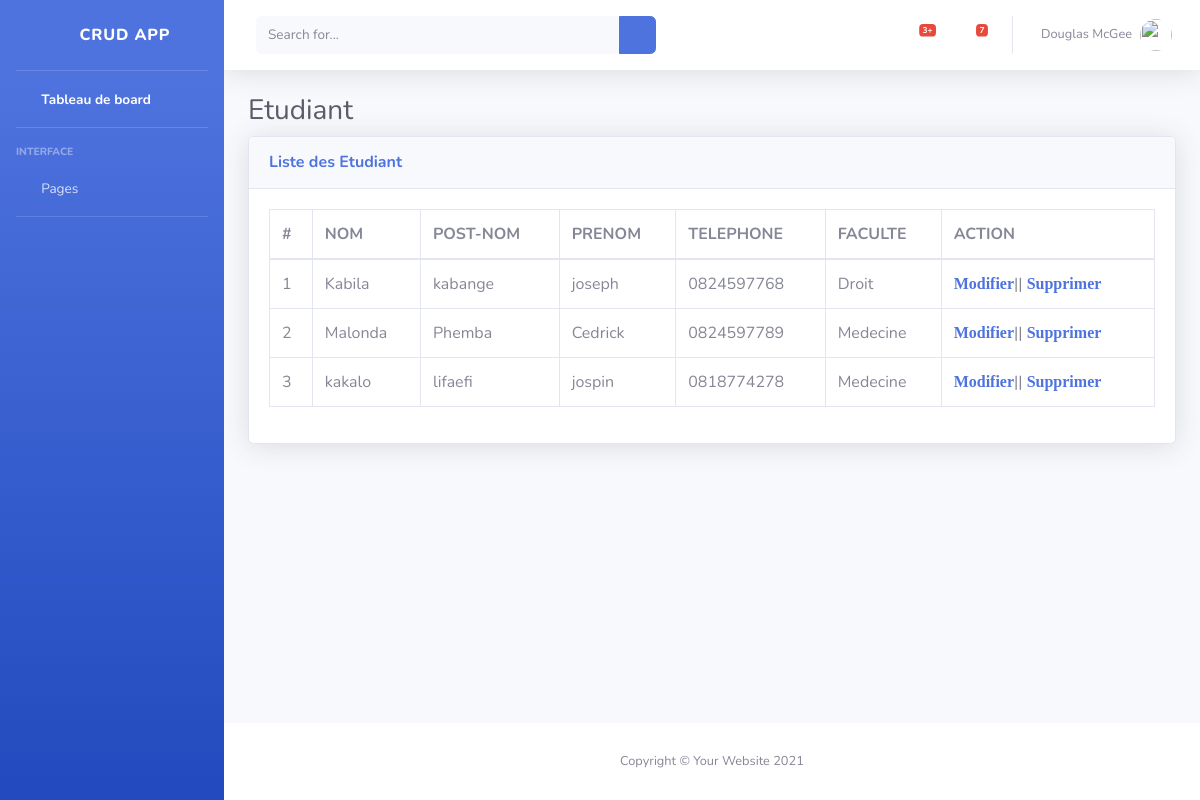
The app's page /etudiant with its own data.
### crud/models.py (models this page shows)
class Etudiant(models.Model):
    nom = models.CharField(max_length=50,blank=True, null=True)
    postnom = models.CharField(max_length=50,blank=True, null=True)
    prenom = models.CharField(max_length=50,blank=True, null=True)
    telephone = models.CharField(max_length=50,blank=True, null=True)
    faculte = models.ForeignKey(Faculte,on_delete=models.CASCADE)

class Faculte(models.Model):
    libfac = models.CharField(max_length=50,blank=True, null=True)

### crud/views.py (the view)
# urls.py: path('etudiant',views.etudiant,name="etudiant"),
def etudiant(request):
    faculte = Faculte.objects.all()
    etudiants = Etudiant.objects.all()
    context = {
      "faculte":faculte,
      "etudiants":etudiants,
    }
    return render(request,'etudiant.html',context)

### templates/etudiant.html
{% extends "layouts/layout.html" %}
{% block content%}
<div class="container-fluid">
    <h1 class="h3 mb-2 text-gray-800">Etudiant</h1>
    <div class="card shadow mb-4">
        <div class="card-header py-3">
            <h6 class="m-0 font-weight-bold text-primary">Liste des Etudiant</h6>
        </div>
        <div class="card-body">
            <div class="table-responsive">
                <table class="table table-bordered" id="dataTable" width="100%" cellspacing="0">
                    <thead>
                        <tr>
                            <th>#</th>
                            <th>NOM</th>
                            <th>POST-NOM</th>
                            <th>PRENOM</th>
                            <th>TELEPHONE</th>
                            <th>FACULTE</th>
                            <th>ACTION</th>
                        </tr>
                    </thead>
                    <tbody>
                        {% for etud in etudiants %}
                        <tr>
                            <td>{{forloop.counter}}</td>
                            <td>{{etud.nom}}</td>
                            <td>{{etud.postnom}}</td>
                            <td>{{etud.prenom}}</td>
                            <td>{{etud.telephone}}</td>
                            <td>{{etud.faculte.libfac}}</td>
                            <td>
                                <a href="/edit/{{etud.id}}"> <i class="fa fa-pencil"> Modifier</i></a>||
                                <a href="/supprimer/{{etud.id}}"> <i class="fa fa-pencil">Supprimer</i></a>
                            </td>
                        </tr>
                      {% endfor %}
                    </tbody>
                </table>
            </div>
        </div>
    </div>
</div>
{% endblock %}

### templates/layouts/layout.html (shortened to what this page needs)
{% load static %}
<!DOCTYPE html>
<html lang="en">
<head>
    <link href="{% static 'vendor/fontawesome-free/css/all.min.css' %}" rel="stylesheet" type="text/css">
    <link href="{% static 'css/sb-admin-2.min.css' %}" rel="stylesheet">
    <link href="{% static 'vendor/datatables/dataTables.bootstrap4.min.css' %}" rel="stylesheet">
</head>
<body id="page-top">
    <div id="wrapper">
        {% include 'inc/sidebar.html'%}
        <div id="content-wrapper" class="d-flex flex-column">
            <div id="content">
                {% include 'inc/navbar.html'%}
                  {% block content%}
                  {% endblock %}
            </div>
            {% include 'inc/footer.html'%}
        </div>
    </div>
</body>
</html>

### templates/inc/sidebar.html (shortened to what this page needs)
<ul class="navbar-nav bg-gradient-primary sidebar sidebar-dark accordion" id="accordionSidebar">
    <a class="sidebar-brand d-flex align-items-center justify-content-center" href="index.html">
        <div class="sidebar-brand-icon rotate-n-15">
            <i class="fas fa-laugh-wink"></i>
        </div>
        <div class="sidebar-brand-text mx-3">CRUD APP </div>
    </a>
    <hr class="sidebar-divider my-0">
    <li class="nav-item active">
        <a class="nav-link" href="/">
            <i class="fas fa-fw fa-tachometer-alt"></i>
            <span>Tableau de board</span></a>
    </li>
    <hr class="sidebar-divider">
    <div class="sidebar-heading">
        Interface
    </div>
    <li class="nav-item">
        <a class="nav-link collapsed" href="#" data-toggle="collapse" data-target="#collapseTwo"
            aria-expanded="true" aria-controls="collapseTwo">
            <i class="fas fa-fw fa-cog"></i>
            <span>Pages</span>
        </a>
    </li>
    <hr class="sidebar-divider">
</ul>

### templates/inc/navbar.html (shortened to what this page needs)
{% load static %}
<nav class="navbar navbar-expand navbar-light bg-white topbar mb-4 static-top shadow">
    <form
        class="d-none d-sm-inline-block form-inline mr-auto ml-md-3 my-2 my-md-0 mw-100 navbar-search">
        <div class="input-group">
            <input type="text" class="form-control bg-light border-0 small" placeholder="Search for..."
                aria-label="Search" aria-describedby="basic-addon2">
            <div class="input-group-append">
                <button class="btn btn-primary" type="button">
                    <i class="fas fa-search fa-sm"></i>
                </button>
            </div>
        </div>
    </form>
    <ul class="navbar-nav ml-auto">
        <li class="nav-item dropdown no-arrow mx-1">
            <a class="nav-link dropdown-toggle" href="#" id="alertsDropdown" role="button"
                data-toggle="dropdown" aria-haspopup="true" aria-expanded="false">
                <i class="fas fa-bell fa-fw"></i>
                <span class="badge badge-danger badge-counter">3+</span>
            </a>
        </li>
        <li class="nav-item dropdown no-arrow mx-1">
            <a class="nav-link dropdown-toggle" href="#" id="messagesDropdown" role="button"
                data-toggle="dropdown" aria-haspopup="true" aria-expanded="false">
                <i class="fas fa-envelope fa-fw"></i>
                <span class="badge badge-danger badge-counter">7</span>
            </a>
        </li>
        <li class="nav-item dropdown no-arrow">
            <a class="nav-link dropdown-toggle" href="#" id="userDropdown" role="button"
                data-toggle="dropdown" aria-haspopup="true" aria-expanded="false">
                <span class="mr-2 d-none d-lg-inline text-gray-600 small">Douglas McGee</span>
                <img class="img-profile rounded-circle"
                    src="img/undraw_profile.svg">
            </a>
        </li>
    </ul>
</nav>

### templates/inc/footer.html
<footer class="sticky-footer bg-white">
    <div class="container my-auto">
        <div class="copyright text-center my-auto">
            <span>Copyright &copy; Your Website 2021</span>
        </div>
    </div>
</footer>

### records on screen
Etudiant: nom "Kabila", postnom "kabange", prenom "joseph", telephone "0824597768", faculte.libfac "Droit"
Etudiant: nom "Malonda", postnom "Phemba", prenom "Cedrick", telephone "0824597789", faculte.libfac "Medecine"
Etudiant: nom "kakalo", postnom "lifaefi", prenom "jospin", telephone "0818774278", faculte.libfac "Medecine"
